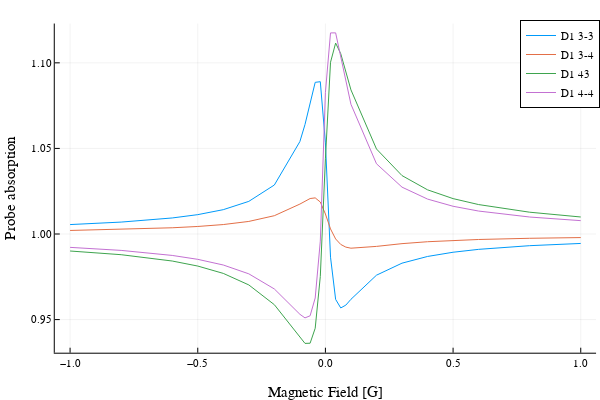

Notebook source saved alongside this figure:
### Markdown cell above
## Comparison
Having calculated and plotted the absorption separately for each transition, we can now normalize them and plot them on one graph.

### Code cell
y33norm=y33./((y33[begin]+y33[end])/2.0)
y34norm=y34./((y34[begin]+y34[end])/2.0)
y43norm=y43./((y43[begin]+y43[end])/2.0)
y44norm=y44./((y44[begin]+y44[end])/2.0)
plot([x33 x34 x43 x44], [y33norm y34norm y43norm y44norm],xlabel="Magnetic Field [G]",ylabel="Probe absorption",label=["D1 3-3" "D1 3-4" "D1 43" "D1 4-4"])

### Figure 1 — Plotly figure (JSON) as saved in the notebook; plotly's stock layout.template omitted (floating-point values rounded to 4 significant figures)
{"data": [{"colorbar": {"len": 0.9143, "title": {"text": ""}, "x": 0.9934, "y": 0.533}, "legendgroup": "D1 3-3", "line": {"color": "rgba(0, 154, 250, 1.000)", "dash": "solid", "shape": "linear", "width": 1}, "mode": "lines", "name": "D1 3-3", "showlegend": true, "type": "scatter", "x": [-1, -0.8, -0.6, -0.5, -0.4, -0.3, -0.2, -0.1, -0.08, -0.06, -0.04, -0.02, 0, 0.02, 0.04, 0.06, 0.08, 0.1, 0.2, 0.3, 0.4, 0.5, 0.6, 0.8, 1], "xaxis": "x", "y": [1.006, 1.007, 1.009, 1.011, 1.014, 1.019, 1.029, 1.054, 1.064, 1.076, 1.089, 1.089, 1.053, 0.9864, 0.9618, 0.9568, 0.9585, 0.9618, 0.9759, 0.983, 0.9869, 0.9893, 0.991, 0.9932, 0.9945], "yaxis": "y"}, {"colorbar": {"len": 0.9143, "title": {"text": ""}, "x": 0.9934, "y": 0.533}, "legendgroup": "D1 3-4", "line": {"color": "rgba(227, 111, 71, 1.000)", "dash": "solid", "shape": "linear", "width": 1}, "mode": "lines", "name": "D1 3-4", "showlegend": true, "type": "scatter", "x": [-1, -0.8, -0.6, -0.5, -0.4, -0.3, -0.2, -0.1, -0.08, -0.06, -0.04, -0.02, 0, 0.02, 0.04, 0.06, 0.08, 0.1, 0.2, 0.3, 0.4, 0.5, 0.6, 0.8, 1], "xaxis": "x", "y": [1.002, 1.003, 1.004, 1.004, 1.006, 1.007, 1.011, 1.017, 1.019, 1.021, 1.021, 1.019, 1.012, 1.003, 0.9971, 0.9939, 0.9923, 0.9917, 0.9928, 0.9944, 0.9955, 0.9962, 0.9968, 0.9975, 0.9979], "yaxis": "y"}, {"colorbar": {"len": 0.9143, "title": {"text": ""}, "x": 0.9934, "y": 0.533}, "legendgroup": "D1 43", "line": {"color": "rgba(62, 164, 78, 1.000)", "dash": "solid", "shape": "linear", "width": 1}, "mode": "lines", "name": "D1 43", "showlegend": true, "type": "scatter", "x": [-1, -0.8, -0.6, -0.5, -0.4, -0.3, -0.2, -0.1, -0.08, -0.06, -0.04, -0.02, 0, 0.02, 0.04, 0.06, 0.08, 0.1, 0.2, 0.3, 0.4, 0.5, 0.6, 0.8, 1], "xaxis": "x", "y": [0.9901, 0.9879, 0.9842, 0.9813, 0.977, 0.9703, 0.9587, 0.9393, 0.9361, 0.9362, 0.9449, 0.9752, 1.044, 1.1, 1.112, 1.105, 1.095, 1.084, 1.05, 1.034, 1.026, 1.021, 1.017, 1.013, 1.01], "yaxis": "y"}, {"colorbar": {"len": 0.9143, "title": {"text": ""}, "x": 0.9934, "y": 0.533}, "legendgroup": "D1 4-4", "line": {"color": "rgba(195, 113, 210, 1.000)", "dash": "solid", "shape": "linear", "width": 1}, "mode": "lines", "name": "D1 4-4", "showlegend": true, "type": "scatter", "x": [-1, -0.8, -0.6, -0.5, -0.4, -0.3, -0.2, -0.1, -0.08, -0.06, -0.04, -0.02, 0, 0.02, 0.04, 0.06, 0.08, 0.1, 0.2, 0.3, 0.4, 0.5, 0.6, 0.8, 1], "xaxis": "x", "y": [0.9922, 0.9904, 0.9875, 0.9852, 0.9819, 0.9767, 0.9679, 0.9531, 0.951, 0.9522, 0.9626, 0.9958, 1.083, 1.117, 1.118, 1.104, 1.089, 1.076, 1.041, 1.027, 1.02, 1.016, 1.013, 1.01, 1.008], "yaxis": "y"}], "layout": {"annotations": [], "height": 400, "legend": {"bgcolor": "rgba(255, 255, 255, 1.000)", "bordercolor": "rgba(0, 0, 0, 1)", "borderwidth": 1, "font": {"color": "rgba(0, 0, 0, 1)", "family": "sans-serif", "size": 11}, "title": {"font": {"color": "rgba(0, 0, 0, 1)", "family": "sans-serif", "size": 15}, "text": ""}, "tracegroupgap": 0, "traceorder": "normal", "x": 1, "xanchor": "auto", "y": 1, "yanchor": "auto"}, "margin": {"b": 20, "l": 0, "r": 0, "t": 20}, "paper_bgcolor": "rgba(255, 255, 255, 1.000)", "plot_bgcolor": "rgba(255, 255, 255, 1.000)", "showlegend": true, "width": 600, "xaxis": {"anchor": "y", "domain": [0.09128, 0.9934], "gridcolor": "rgba(0, 0, 0, 0.1)", "gridwidth": 0.5, "linecolor": "rgba(0, 0, 0, 1)", "mirror": false, "range": [-1.06, 1.06], "showgrid": true, "showline": true, "showticklabels": true, "tickangle": 0, "tickcolor": "rgb(0, 0, 0)", "tickfont": {"color": "rgba(0, 0, 0, 1)", "family": "sans-serif", "size": 11}, "tickmode": "array", "ticks": "inside", "ticktext": ["−1.0", "−0.5", "0.0", "0.5", "1.0"], "tickvals": [-1, -0.5, 0, 0.5, 1], "title": {"font": {"color": "rgba(0, 0, 0, 1)", "family": "sans-serif", "size": 15}, "text": "Magnetic Field [G]"}, "type": "linear", "visible": true, "zeroline": false, "zerolinecolor": "rgba(0, 0, 0, 1)"}, "yaxis": {"anchor": "x", "domain": [0.07581, 0.9902], "gridcolor": "rgba(0, 0, 0, 0.1)", "gridwidth": 0.5, "linecolor": "rgba(0, 0, 0, 1)", "mirror": false, "range": [0.9306, 1.123], "showgrid": true, "showline": true, "showticklabels": true, "tickangle": 0, "tickcolor": "rgb(0, 0, 0)", "tickfont": {"color": "rgba(0, 0, 0, 1)", "family": "sans-serif", "size": 11}, "tickmode": "array", "ticks": "inside", "ticktext": ["0.95", "1.00", "1.05", "1.10"], "tickvals": [0.95, 1.0, 1.05, 1.1], "title": {"font": {"color": "rgba(0, 0, 0, 1)", "family": "sans-serif", "size": 15}, "text": "Probe absorption"}, "type": "linear", "visible": true, "zeroline": false, "zerolinecolor": "rgba(0, 0, 0, 1)"}}}
